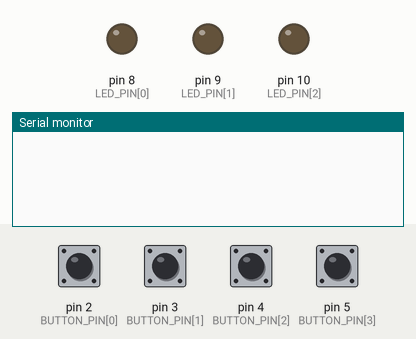
Bench run of a sketch on a simulated Arduino Uno, built with avr-gcc and run on an emulated ATmega328P. Parts: output pins drawn as LEDs (lit = HIGH), the last lines printed to the serial monitor. Inputs (shaded band) come from the test bench; at power-on: pin 2 (BUTTON_PIN[0]), pin 3 (BUTTON_PIN[1]), pin 4 (BUTTON_PIN[2]), pin 5 (BUTTON_PIN[3]) HIGH.

Above: at 1.2 s.
1.3 s: pin 2 (BUTTON_PIN[0]) pulled LOW for 0.15 s
At 2.2 s:
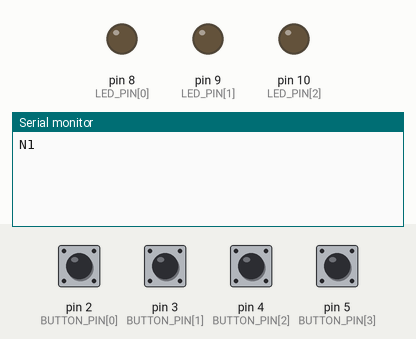
2.9 s: pin 5 (BUTTON_PIN[3]) pulled LOW for 0.15 s
At 4.1 s:
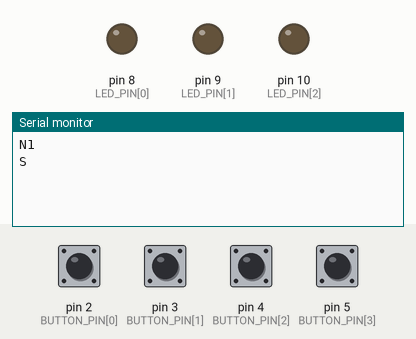

Measured:
- after the input at 1.3 s, the serial monitor: prints a new line at once (image 1)
- after the input at 2.9 s, the serial monitor: prints a new line after 0.18 s (image 2)

The sketch:

SinfoniaControle.ino
```cpp
// Sinfonia do Toque - controle com Arduino Uno ou Nano
// Botao D2 = DO, D3 = RE, D4 = MI, D5 = MENU
// Cada botao vai do pino ao GND (INPUT_PULLUP; nenhum resistor externo necessario).
// LEDs opcionais: D8, D9, D10 -> resistor 220 ohms -> LED -> GND.
// 9600 baud; envia N1, N2, N3, S (toque curto), R (segurar >= 1s).

const byte BUTTON_PIN[4] = {2, 3, 4, 5};
const byte LED_PIN[3] = {8, 9, 10};
const unsigned long DEBOUNCE_MS = 35;
const unsigned long LONG_PRESS_MS = 1000;
const unsigned long LED_MS = 300;

bool rawPressed[4] = {false, false, false, false};
bool stablePressed[4] = {false, false, false, false};
unsigned long rawChangedAt[4] = {0, 0, 0, 0};
unsigned long controlPressedAt = 0;
unsigned long ledOffAt[3] = {0, 0, 0};
bool commandNeedsDigit = false;

void setup() {
  Serial.begin(9600);
  for (byte i = 0; i < 4; i++) pinMode(BUTTON_PIN[i], INPUT_PULLUP);
  for (byte i = 0; i < 3; i++) {
    pinMode(LED_PIN[i], OUTPUT);
    digitalWrite(LED_PIN[i], LOW);
  }
}

void loop() {
  unsigned long now = millis();

  // Debounce: somente envia o evento quando a leitura estabilizou.
  for (byte i = 0; i < 4; i++) {
    bool current = digitalRead(BUTTON_PIN[i]) == LOW;
    if (current != rawPressed[i]) {
      rawPressed[i] = current;
      rawChangedAt[i] = now;
    }
    if ((now - rawChangedAt[i] >= DEBOUNCE_MS) &&
        (stablePressed[i] != rawPressed[i])) {
      stablePressed[i] = rawPressed[i];
      if (i < 3) {
        if (stablePressed[i]) {
          Serial.print('N');
          Serial.println(i + 1);
        }
      } else {
        if (stablePressed[i]) {
          controlPressedAt = now;
        } else {
          if (now - controlPressedAt >= LONG_PRESS_MS) Serial.println("R");
          else Serial.println("S");
        }
      }
    }
  }

  // O computador acende um LED ao acertar a nota (comando L1/L2/L3).
  while (Serial.available() > 0) {
    char c = (char) Serial.read();
    if (c == 'L') {
      commandNeedsDigit = true;
    } else if (commandNeedsDigit) {
      commandNeedsDigit = false;
      byte n = c - '0';
      if (n >= 1 && n <= 3) {
        digitalWrite(LED_PIN[n - 1], HIGH);
        ledOffAt[n - 1] = now + LED_MS;
      }
    }
  }

  for (byte i = 0; i < 3; i++) {
    if (ledOffAt[i] && (long)(now - ledOffAt[i]) >= 0) {
      digitalWrite(LED_PIN[i], LOW);
      ledOffAt[i] = 0;
    }
  }
}
```
